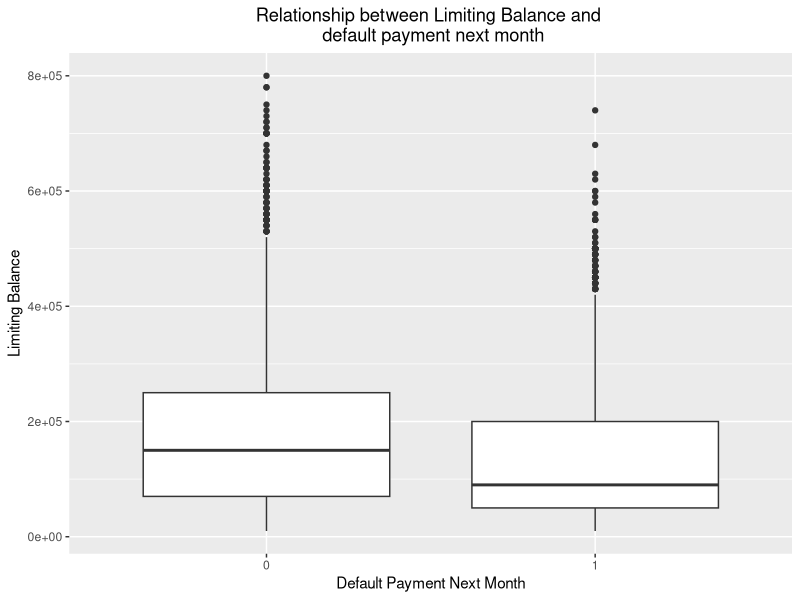
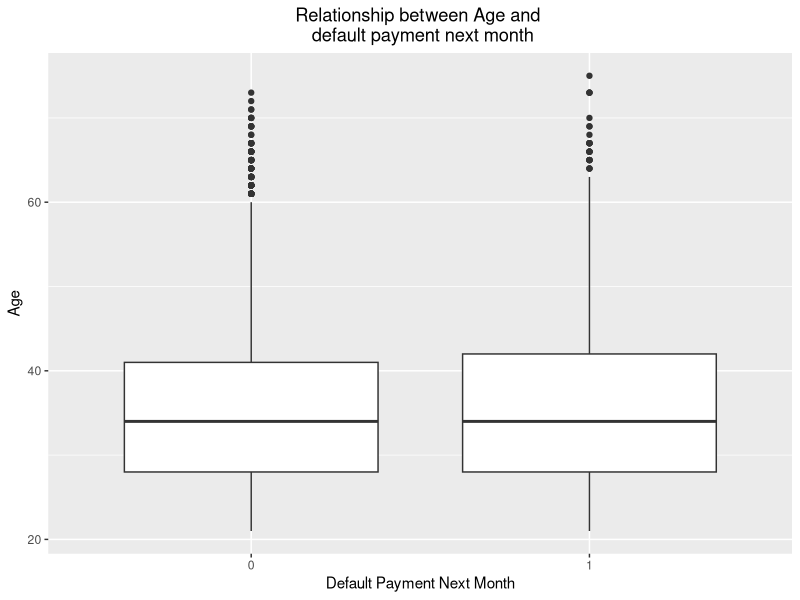
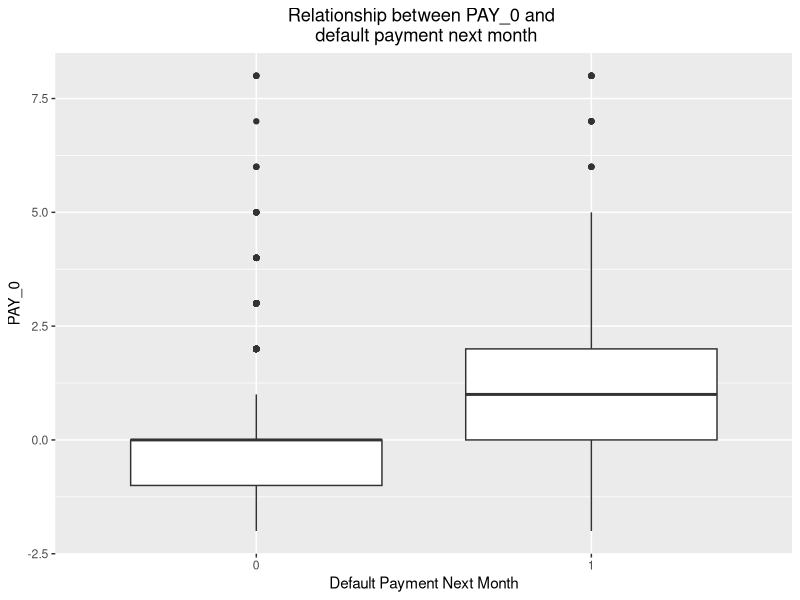
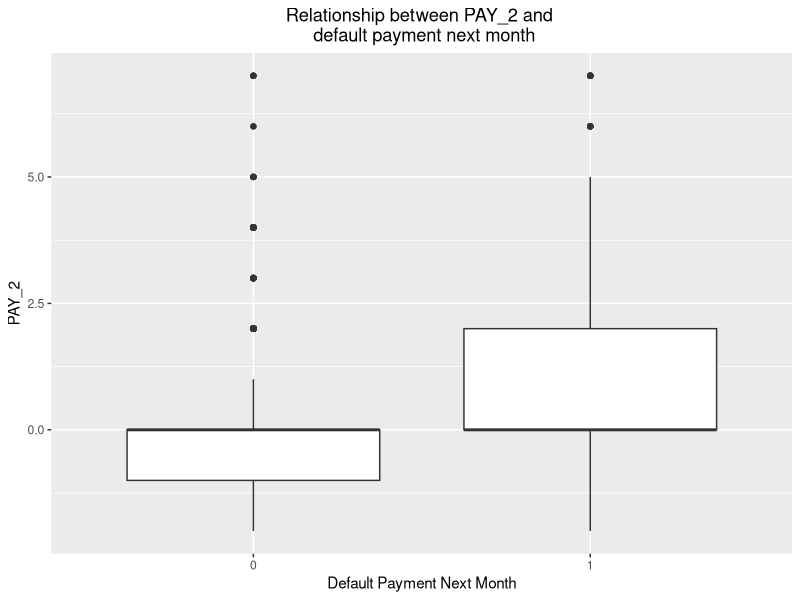
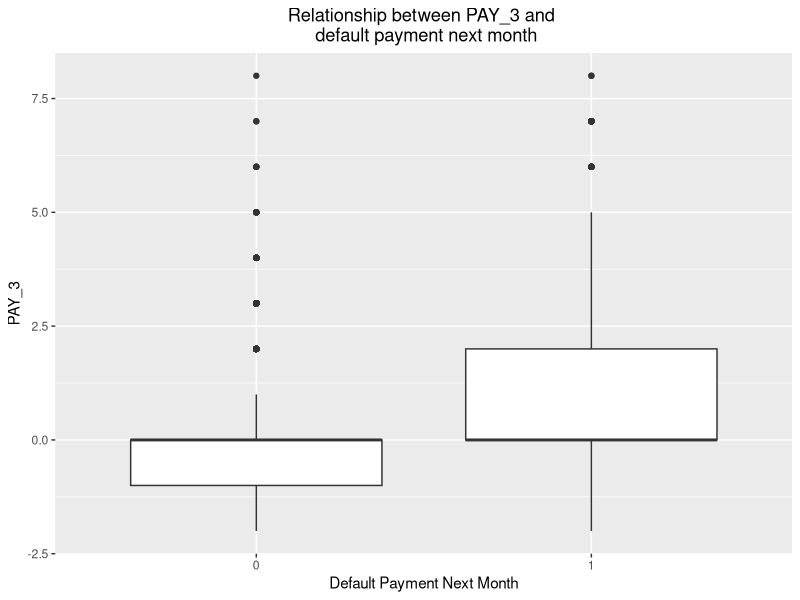
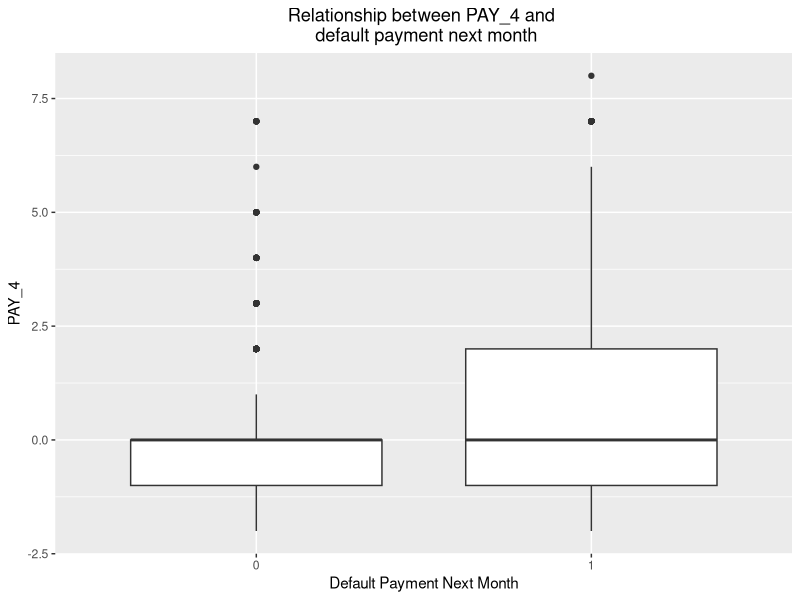
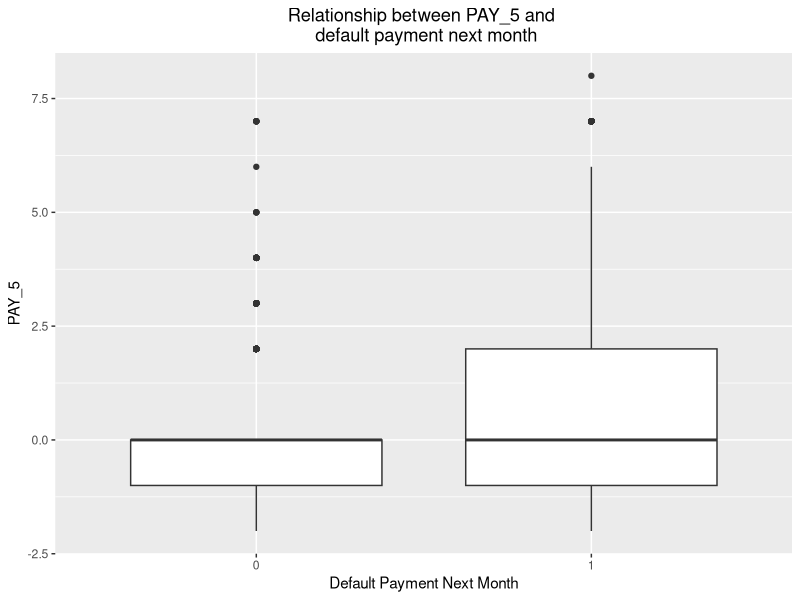
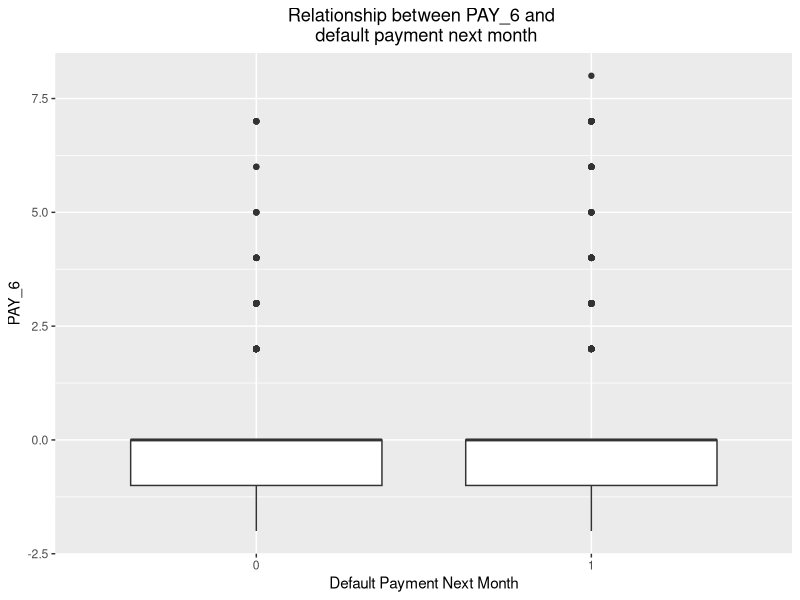

Write the R code that produced these figures, in order.
## ---- chunk 1
knitr::opts_chunk$set(echo = TRUE)
library(tidyverse)
## ---- chunk 2
headers <- read.csv(file = "train.csv", skip = 1, header = F, nrows = 1, as.is = TRUE)
# Read in complete dataset
dat <- read.csv(file = "train.csv", skip = 2, header = FALSE)
# Add the headers to dataset
colnames(dat) <- headers
## ---- chunk 3
ggplot(aes(x=as.factor(`default payment next month`), y=LIMIT_BAL, group=`default payment next month`),data=dat) + geom_boxplot() + ggtitle("Relationship between Limiting Balance and \n default payment next month") + theme(plot.title = element_text(hjust = 0.5)) + ylab("Limiting Balance") + xlab("Default Payment Next Month")
## ---- chunk 4
print(median(dat$LIMIT_BAL[dat$`default payment next month`==0]))
print(median(dat$LIMIT_BAL[dat$`default payment next month`==1]))
## ---- chunk 5
ggplot(aes(x=as.factor(`default payment next month`), y=AGE, group=`default payment next month`),data=dat) + geom_boxplot() + ggtitle("Relationship between Age and \n default payment next month") + theme(plot.title = element_text(hjust = 0.5)) + ylab("Age") + xlab("Default Payment Next Month")
## ---- chunk 6
print(quantile(dat$AGE[dat$`default payment next month`==0]))
print(quantile(dat$AGE[dat$`default payment next month`==1]))
## ---- chunk 7
ggplot(aes(x=as.factor(`default payment next month`), y=PAY_0, group=`default payment next month`),data=dat) + geom_boxplot() + ggtitle("Relationship between PAY_0 and \n default payment next month") + theme(plot.title = element_text(hjust = 0.5)) + ylab("PAY_0") + xlab("Default Payment Next Month")

ggplot(aes(x=as.factor(`default payment next month`), y=PAY_2, group=`default payment next month`),data=dat) + geom_boxplot() + ggtitle("Relationship between PAY_2 and \n default payment next month") + theme(plot.title = element_text(hjust = 0.5)) + ylab("PAY_2") + xlab("Default Payment Next Month")

ggplot(aes(x=as.factor(`default payment next month`), y=PAY_3, group=`default payment next month`),data=dat) + geom_boxplot() + ggtitle("Relationship between PAY_3 and \n default payment next month") + theme(plot.title = element_text(hjust = 0.5)) + ylab("PAY_3") + xlab("Default Payment Next Month")

ggplot(aes(x=as.factor(`default payment next month`), y=PAY_4, group=`default payment next month`),data=dat) + geom_boxplot() + ggtitle("Relationship between PAY_4 and \n default payment next month") + theme(plot.title = element_text(hjust = 0.5)) + ylab("PAY_4") + xlab("Default Payment Next Month")

ggplot(aes(x=as.factor(`default payment next month`), y=PAY_5, group=`default payment next month`),data=dat) + geom_boxplot() + ggtitle("Relationship between PAY_5 and \n default payment next month") + theme(plot.title = element_text(hjust = 0.5)) + ylab("PAY_5") + xlab("Default Payment Next Month")

ggplot(aes(x=as.factor(`default payment next month`), y=PAY_6, group=`default payment next month`),data=dat) + geom_boxplot() + ggtitle("Relationship between PAY_6 and \n default payment next month") + theme(plot.title = element_text(hjust = 0.5)) + ylab("PAY_6") + xlab("Default Payment Next Month")

## ---- chunk 8
ggplot(aes(x=as.factor(`default payment next month`), y=BILL_AMT1, group=`default payment next month`),data=dat) + geom_boxplot() + ggtitle("Relationship between BILL_AMT1 and \n default payment next month") + theme(plot.title = element_text(hjust = 0.5)) + ylab("BILL_AMT1") + xlab("Default Payment Next Month")

ggplot(aes(x=as.factor(`default payment next month`), y=BILL_AMT2, group=`default payment next month`),data=dat) + geom_boxplot() + ggtitle("Relationship between BILL_AMT2 and \n default payment next month") + theme(plot.title = element_text(hjust = 0.5)) + ylab("BILL_AMT2") + xlab("Default Payment Next Month")

ggplot(aes(x=as.factor(`default payment next month`), y=BILL_AMT3, group=`default payment next month`),data=dat) + geom_boxplot() + ggtitle("Relationship between BILL_AMT3 and \n default payment next month") + theme(plot.title = element_text(hjust = 0.5)) + ylab("BILL_AMT3") + xlab("Default Payment Next Month")

ggplot(aes(x=as.factor(`default payment next month`), y=BILL_AMT4, group=`default payment next month`),data=dat) + geom_boxplot() + ggtitle("Relationship between BILL_AMT4 and \n default payment next month") + theme(plot.title = element_text(hjust = 0.5)) + ylab("BILL_AMT4") + xlab("Default Payment Next Month")

ggplot(aes(x=as.factor(`default payment next month`), y=BILL_AMT5, group=`default payment next month`),data=dat) + geom_boxplot() + ggtitle("Relationship between BILL_AMT5 and \n default payment next month") + theme(plot.title = element_text(hjust = 0.5)) + ylab("BILL_AMT5") + xlab("Default Payment Next Month")

ggplot(aes(x=as.factor(`default payment next month`), y=BILL_AMT6, group=`default payment next month`),data=dat) + geom_boxplot() + ggtitle("Relationship between BILL_AMT6 and \n default payment next month") + theme(plot.title = element_text(hjust = 0.5)) + ylab("BILL_AMT6") + xlab("Default Payment Next Month")
## ---- chunk 9
print(Med_Def0 <- c(median(dat$BILL_AMT1[dat$`default payment next month`==0]), median(dat$BILL_AMT2[dat$`default payment next month`==0]), median(dat$BILL_AMT3[dat$`default payment next month`==0]), median(dat$BILL_AMT4[dat$`default payment next month`==0]), median(dat$BILL_AMT5[dat$`default payment next month`==0]), median(dat$BILL_AMT6[dat$`default payment next month`==0])))

print(Med_Def1 <- c(median(dat$BILL_AMT1[dat$`default payment next month`==1]), median(dat$BILL_AMT2[dat$`default payment next month`==1]), median(dat$BILL_AMT3[dat$`default payment next month`==1]), median(dat$BILL_AMT4[dat$`default payment next month`==1]), median(dat$BILL_AMT5[dat$`default payment next month`==1]), median(dat$BILL_AMT6[dat$`default payment next month`==1])))

## ---- chunk 10
ggplot(aes(x=as.factor(`default payment next month`), y=PAY_AMT1, group=`default payment next month`),data=dat) + geom_boxplot() + ggtitle("Relationship between PAY_AMT1 and \n default payment next month") + theme(plot.title = element_text(hjust = 0.5)) + ylab("PAY_AMT1") + xlab("Default Payment Next Month")

ggplot(aes(x=as.factor(`default payment next month`), y=PAY_AMT2, group=`default payment next month`),data=dat) + geom_boxplot() + ggtitle("Relationship between PAY_AMT2 and \n default payment next month") + theme(plot.title = element_text(hjust = 0.5)) + ylab("PAY_AMT2") + xlab("Default Payment Next Month")

ggplot(aes(x=as.factor(`default payment next month`), y=PAY_AMT3, group=`default payment next month`),data=dat) + geom_boxplot() + ggtitle("Relationship between PAY_AMT3 and \n default payment next month") + theme(plot.title = element_text(hjust = 0.5)) + ylab("PAY_AMT3") + xlab("Default Payment Next Month")

ggplot(aes(x=as.factor(`default payment next month`), y=PAY_AMT4, group=`default payment next month`),data=dat) + geom_boxplot() + ggtitle("Relationship between PAY_AMT4 and \n default payment next month") + theme(plot.title = element_text(hjust = 0.5)) + ylab("PAY_AMT4") + xlab("Default Payment Next Month")

ggplot(aes(x=as.factor(`default payment next month`), y=PAY_AMT5, group=`default payment next month`),data=dat) + geom_boxplot() + ggtitle("Relationship between PAY_AMT5 and \n default payment next month") + theme(plot.title = element_text(hjust = 0.5)) + ylab("PAY_AMT5") + xlab("Default Payment Next Month")

ggplot(aes(x=as.factor(`default payment next month`), y=PAY_AMT6, group=`default payment next month`),data=dat) + geom_boxplot() + ggtitle("Relationship between PAY_AMT6 and \n default payment next month") + theme(plot.title = element_text(hjust = 0.5)) + ylab("PAY_AMT6") + xlab("Default Payment Next Month")
## ---- chunk 11
print(Median_Def0 <- c(median(dat$PAY_AMT1[dat$`default payment next month`==0]), median(dat$PAY_AMT2[dat$`default payment next month`==0]), median(dat$PAY_AMT3[dat$`default payment next month`==0]), median(dat$PAY_AMT4[dat$`default payment next month`==0]), median(dat$PAY_AMT5[dat$`default payment next month`==0]), median(dat$PAY_AMT6[dat$`default payment next month`==0])))

print(Median_Def1 <- c(median(dat$PAY_AMT1[dat$`default payment next month`==1]), median(dat$PAY_AMT2[dat$`default payment next month`==1]), median(dat$PAY_AMT3[dat$`default payment next month`==1]), median(dat$PAY_AMT4[dat$`default payment next month`==1]), median(dat$PAY_AMT5[dat$`default payment next month`==1]), median(dat$PAY_AMT6[dat$`default payment next month`==1])))

## ---- chunk 12
print(male_def <- sum(dat$`default payment next month`[dat$SEX==1])/sum(dat$SEX==1))
print(female_def <- sum(dat$`default payment next month`[dat$SEX==2])/sum(dat$SEX==2))
## ---- chunk 13
ggplot(aes(x=as.factor(`default payment next month`), y=EDUCATION, group=`default payment next month`),data=dat) + geom_boxplot() + ggtitle("Relationship between Education and \n default payment next month") + theme(plot.title = element_text(hjust = 0.5)) + ylab("Education") + xlab("Default Payment Next Month")
mean(dat$EDUCATION[dat$`default payment next month`==0])
mean(dat$EDUCATION[dat$`default payment next month`==1])
## ---- chunk 14
print(mean(dat$MARRIAGE[dat$`default payment next month`==0]))
print(mean(dat$MARRIAGE[dat$`default payment next month`==1]))
